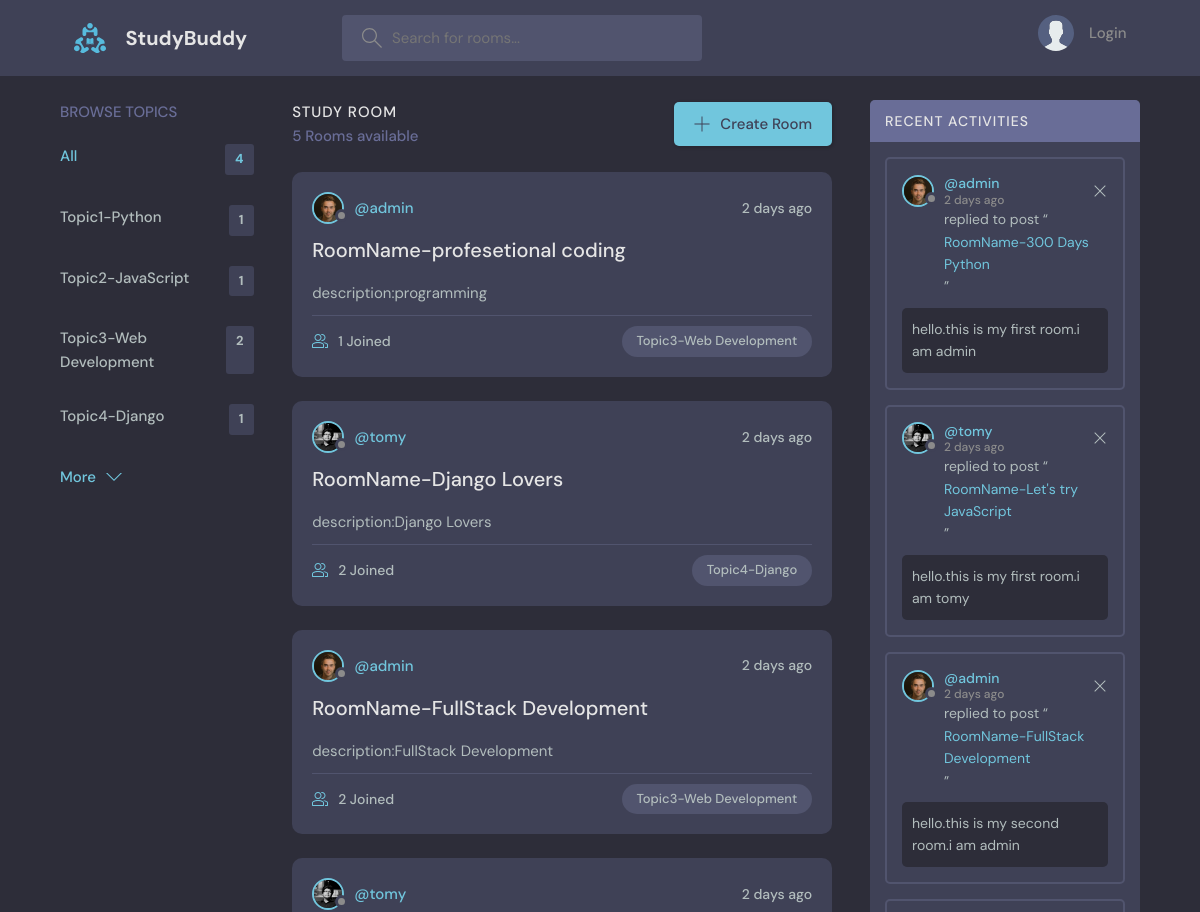
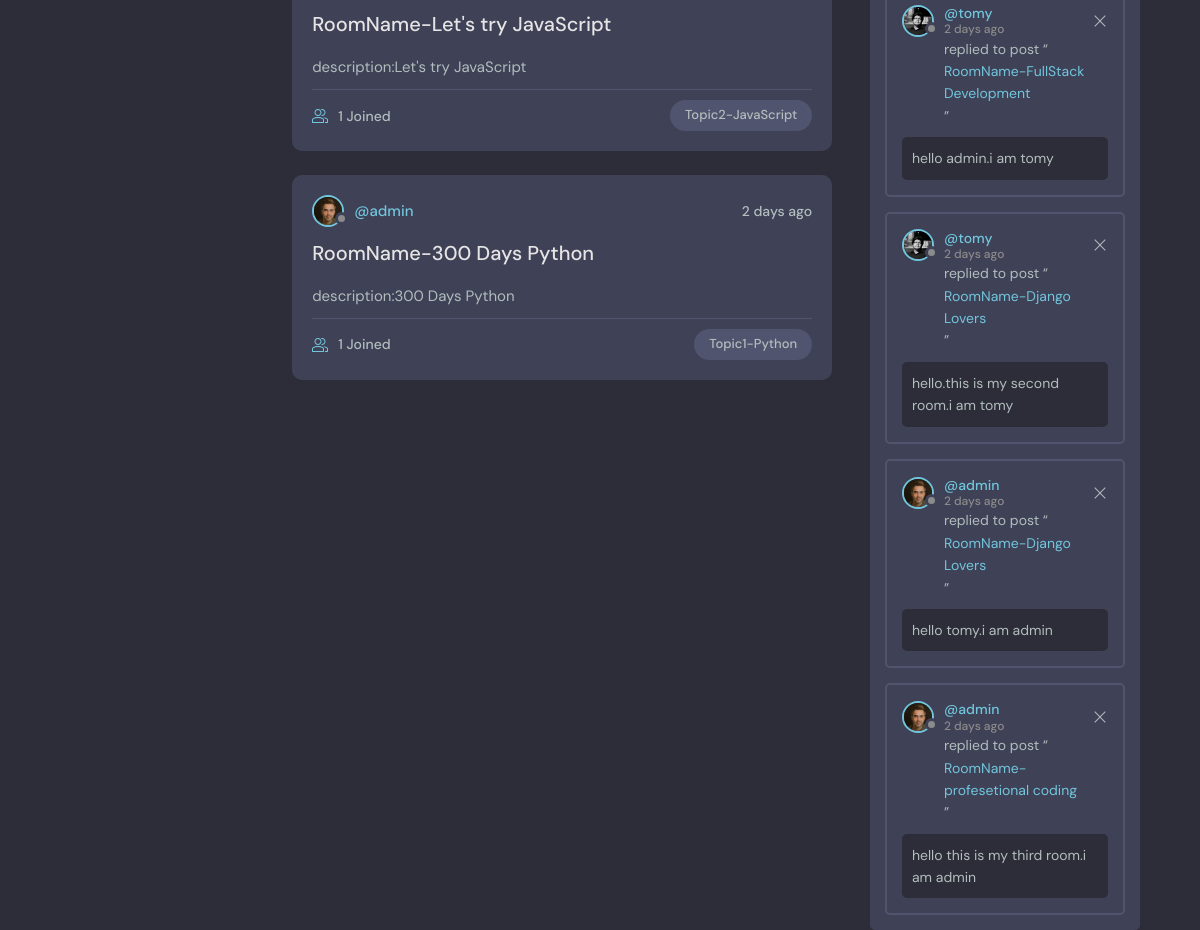
The page / on the database its author committed (2 pictures, top to bottom).
### base/models.py (models this page shows, shortened)
class Topic(models.Model):
    name=models.CharField(max_length=200)

class Room(models.Model):
    host=models.ForeignKey(User,on_delete=models.SET_NULL,null=True)
    topic=models.ForeignKey(Topic,on_delete=models.SET_NULL,null=True)
    name=models.CharField(max_length=200)
    description=models.TextField(null=True,blank=True)
    participants=models.ManyToManyField(User,related_name='participants',blank=True)
    created=models.DateTimeField(auto_now_add=True)
    updated=models.DateTimeField(auto_now=True)
    class Meta:
        ordering=['-created','-updated']

class User(AbstractUser):
    name=models.CharField(max_length=200)
    bio=models.TextField(null=True)
    avatar=models.ImageField(default='avatar.svg',null=True)
    email=models.EmailField(unique=True,null=True)

class Message(models.Model):
    user=models.ForeignKey(User,on_delete=models.CASCADE)
    room=models.ForeignKey(Room,on_delete=models.CASCADE)
    body=models.TextField()
    created=models.DateTimeField(auto_now_add=True)
    updated=models.DateTimeField(auto_now=True)
    def __str__(self):
        return self.body[0:50]

### base/views.py (the view)
# urls.py: path('',views.home,name='home'),
def home(request):
    q=request.GET.get('q') if request.GET.get('q')!=None else ''
    topics=Topic.objects.all()
    rooms=Room.objects.filter(Q(topic__name__icontains=q) |
                              Q(name__icontains=q)|
                              Q(host__username__icontains=q))
    room_messages=Message.objects.filter(room__topic__name__icontains=q)
    context={'topics':topics,'rooms':rooms,'room_messages':room_messages}
    return render(request,'base/home.html',context)

### base/templates/base/home.html
 {% extends 'main.html' %}
 {% block content %}
    <main class="layout layout--3">
      <div class="container">
        {% include 'base/topics_component.html' %}
        {% include 'base/feed_component.html' %}
        {% include 'base/activity_component.html' %}
      </div>
    </main>
 {% endblock content %}

### base/templates/base/topics_component.html
<div class="topics">
    <div class="topics__header">
      <h2>Browse Topics</h2>
    </div>
    <ul class="topics__list">
      <li>
        <a href="/" class="active">All <span>{{topics.count}}</span></a>
      </li>
      {% for topic in topics %}
      <li>
        <a href="{% url 'home' %}?q={{topic.name}}">{{topic.name}} <span>{{topic.room_set.all.count}}</span></a>
      </li>
      {% endfor %}
    </ul>
    <a class="btn btn--link" href="topics.html">
      More
      <svg version="1.1" xmlns="http://www.w3.org/2000/svg" width="32" height="32" viewBox="0 0 32 32">
        <title>chevron-down</title>
        <path d="M16 21l-13-13h-3l16 16 16-16h-3l-13 13z"></path>
      </svg>
    </a>
  </div>

### base/templates/base/feed_component.html (shortened to what this page needs)
<div class="roomList">
    <div class="roomList__header">
      <div>
        <h2>Study Room</h2>
        <p>{{rooms.count}} Rooms available</p>
      </div>
      <a class="btn btn--main" href="{% url 'create-room' %}">
        <svg version="1.1" xmlns="http://www.w3.org/2000/svg" width="32" height="32" viewBox="0 0 32 32">
          <title>add</title>
          <path
            d="M16.943 0.943h-1.885v14.115h-14.115v1.885h14.115v14.115h1.885v-14.115h14.115v-1.885h-14.115v-14.115z"
          ></path>
        </svg>
        Create Room
      </a>
    </div>
    {% for room in rooms %}
    <div class="roomListRoom">
      <div class="roomListRoom__header">
        <a href="{% url 'profile' room.host.id %}" class="roomListRoom__author">
          <div class="avatar avatar--small">
            <img src="{{room.host.avatar.url}}" />
          </div>
          <span>@{{room.host.username}}</span>
        </a>
        <div class="roomListRoom__actions">
          <span>{{room.created|timesince}} ago</span>
        </div>
      </div>
      <div class="roomListRoom__content">
        <a href="{% url 'room' room.id %}">{{room.name}}</a>
        <p>
         {{room.description}}
        </p>
      </div>
      <div class="roomListRoom__meta">
        <a href="room.html" class="roomListRoom__joined">
          {{room.participants.count}} Joined
        </a>
        <p class="roomListRoom__topic">{{room.topic.name}}</p>
      </div>
    </div>
    {% endfor %}
  </div>

### base/templates/base/activity_component.html
<div class="activities">
          <div class="activities__header">
            <h2>Recent Activities</h2>
          </div>
          {% for message in room_messages %}
          <div class="activities__box">
            <div class="activities__boxHeader roomListRoom__header">
              <a href="profile.html" class="roomListRoom__author">
                <div class="avatar avatar--small">
                  <img src="{{message.user.avatar.url}}" />
                </div>
                <p>
                  @{{message.user.username}}
                  <span>{{message.created|timesince}} ago</span>
                </p>
              </a>
              <div class="roomListRoom__actions">
                <a href="#">
                  <svg version="1.1" xmlns="http://www.w3.org/2000/svg" width="32" height="32" viewBox="0 0 32 32">
                    <title>remove</title>
                    <path
                      d="M27.314 6.019l-1.333-1.333-9.98 9.981-9.981-9.981-1.333 1.333 9.981 9.981-9.981 9.98 1.333 1.333 9.981-9.98 9.98 9.98 1.333-1.333-9.98-9.98 9.98-9.981z"
                    ></path>
                  </svg>
                </a>
              </div>
            </div>
            <div class="activities__boxContent">
              <p>replied to post “<a href="room.html">{{message.room.name}}</a>”</p>
              <div class="activities__boxRoomContent">
                {{message}}
              </div>
            </div>
          </div>
          {% endfor %}
        </div>

### rows shown on the page
Topic: name "Topic1-Python", room_set.all.count "1"
Topic: name "Topic2-JavaScript", room_set.all.count "1"
Topic: name "Topic3-Web Development", room_set.all.count "2"
Topic: name "Topic4-Django", room_set.all.count "1"
Room: host.avatar (picture), host.username "admin", created "2 days", name "RoomName-profesetional coding", description "description:programming", participants.count "1", topic.name "Topic3-Web Development"
Room: host.avatar (picture), host.username "tomy", created "2 days", name "RoomName-Django Lovers", description "description:Django Lovers", participants.count "2", topic.name "Topic4-Django"
Room: host.avatar (picture), host.username "admin", created "2 days", name "RoomName-FullStack Development", description "description:FullStack Development", participants.count "2", topic.name "Topic3-Web Development"
Room: host.avatar (picture), host.username "tomy", created "2 days", name "RoomName-Let's try JavaScript", description "description:Let's try JavaScript", participants.count "1", topic.name "Topic2-JavaScript"
Room: host.avatar (picture), host.username "admin", created "2 days", name "RoomName-300 Days Python", description "description:300 Days Python", participants.count "1", topic.name "Topic1-Python"
Message: user.avatar (picture), user.username "admin", created "2 days", room.name "RoomName-300 Days Python", body "hello.this is my first room.i am admin"
Message: user.avatar (picture), user.username "tomy", created "2 days", room.name "RoomName-Let's try JavaScript", body "hello.this is my first room.i am tomy"
Message: user.avatar (picture), user.username "admin", created "2 days", room.name "RoomName-FullStack Development", body "hello.this is my second room.i am admin"
Message: user.avatar (picture), user.username "tomy", created "2 days", room.name "RoomName-FullStack Development", body "hello admin.i am tomy"
Message: user.avatar (picture), user.username "tomy", created "2 days", room.name "RoomName-Django Lovers", body "hello.this is my second room.i am tomy"
Message: user.avatar (picture), user.username "admin", created "2 days", room.name "RoomName-Django Lovers", body "hello tomy.i am admin"
Message: user.avatar (picture), user.username "admin", created "2 days", room.name "RoomName-profesetional coding", body "hello this is my third room.i am admin"

### other values the page prints
{{ topics.count }} "4"
{{ rooms.count }} "5"
